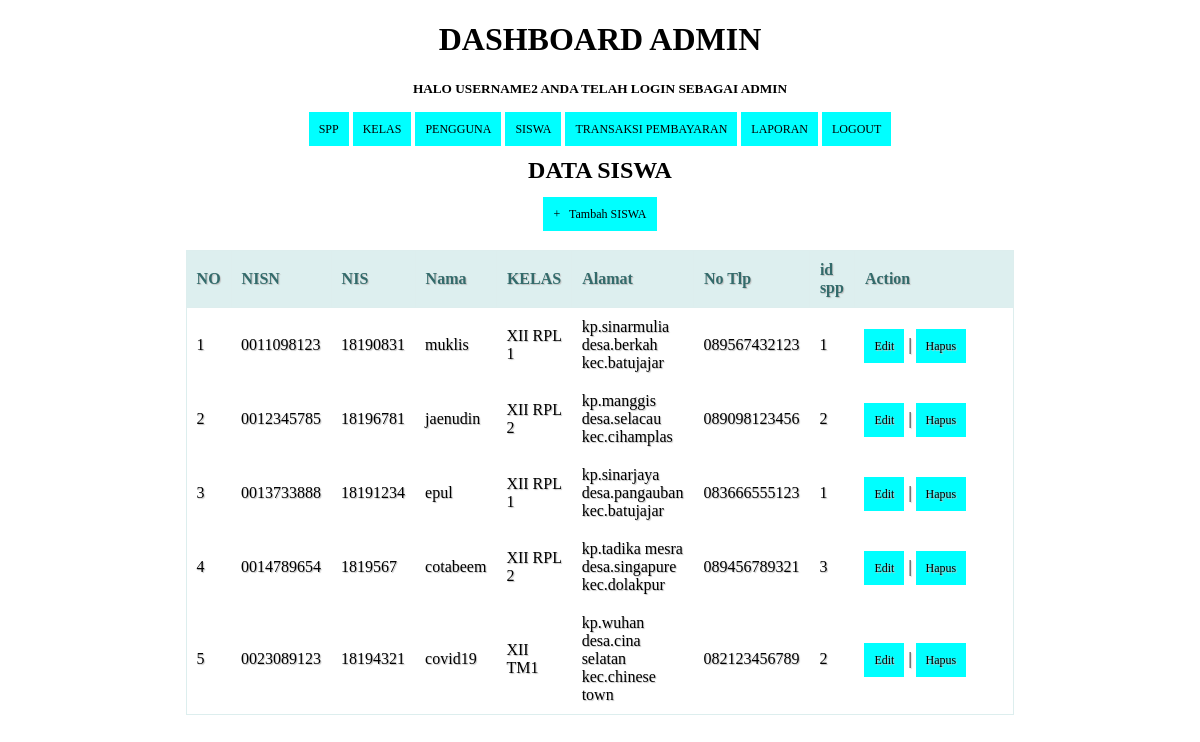
The app's page /siswa.php (signed in) with its own data.
### tables this page shows
CREATE TABLE `siswa` (
  `nisn` char(10) NOT NULL,
  `nis` char(8) NOT NULL,
  `nama` varchar(35) NOT NULL,
  `id_kelas` int(11) NOT NULL,
  `alamat` text NOT NULL,
  `no_tlp` varchar(13) NOT NULL,
  `id_spp` int(11) NOT NULL
);

CREATE TABLE `kelas` (
  `id_kelas` int(11) NOT NULL,
  `nama_kelas` varchar(10) NOT NULL,
  `kompetensi_keahlian` varchar(50) NOT NULL
);

CREATE TABLE `spp` (
  `id_spp` int(11) NOT NULL,
  `tahun` int(11) NOT NULL,
  `nominal` int(11) NOT NULL
);

### siswa.php (the view, shortened to what this page needs)
<!DOCTYPE html>
<html>
  <head>
  </head>
<body>
	<?php
  include ('header.php');
?>
    <center><h2>DATA SISWA</h2><center>
    <center><a href="tambah_siswa.php">+ &nbsp; Tambah SISWA</a><center>
    <br/>
    <table>
      <thead>
        <tr>
		<th>NO</th>
          <th>NISN</th>
          <th>NIS</th>
		  <th>Nama</th>
		  <th>KELAS</th>
		  <th>Alamat</th>
		  <th>No Tlp</th>
		  <th>id spp</th>
          <th>Action</th>
        </tr>
    </thead>
    <tbody>
      <?php
      $query = "SELECT * FROM siswa,kelas,spp where siswa.id_kelas=kelas.id_kelas AND siswa.id_spp=spp.id_spp ORDER BY nisn ASC";
      $result = mysqli_query($koneksi, $query);
      $no = 1;
      while($row = mysqli_fetch_assoc($result))
      {
      ?>
       <tr>
          <td><?php echo $no; ?></td>
          <td><?php echo $row['nisn']; ?></td>
          <td><?php echo $row['nis']; ?></td>
		  <td><?php echo $row['nama']; ?></td>
		  <td><?php echo $row['nama_kelas']; ?></td>
		  <td><?php echo $row['alamat']; ?></td>
		  <td><?php echo $row['no_tlp']; ?></td>
      <td><?php echo $row['id_spp']; ?></td>
          <td width="150px">
              <a href="edit_siswa.php?id=<?php echo $row['nisn']; ?>">Edit</a> |
              <a href="proses_hapussiswa.php?id=<?php echo $row['nisn']; ?>" onClick="return confirm('Anda yakin akan menghapus data ini?')">Hapus</a>
          </td>
      </tr>
      <?php
        $no++;
      }
      ?>
    </tbody>
    </table>
</body>
</html>

### header.php (shortened to what this page needs)
<!DOCTYPE html>
<html>
  <head>
  </head>
<body>
	<?php
	if($_SESSION['level']=="admin"){
	?>
	<h1 align="center">DASHBOARD ADMIN</h1>
	<p align="center"><h5 align="center">Halo <b><?php echo $_SESSION['username']; ?></b> Anda telah login sebagai <b><?php echo $_SESSION['level']; ?></h5></b></p>
  <p align="center"><a href="spp.php">SPP</a>
	<a href="kelas.php">KELAS</a>
	<a href="petugas.php">PENGGUNA</a>
	<a href="siswa.php">SISWA</a>
	<a href="pembayaran.php">TRANSAKSI PEMBAYARAN</a>
	<a href="laporan.php">LAPORAN</a>
  <a href="logout.php">LOGOUT</a> </p>
<?php
}
	?>
</body>
</html>

### siswa.php (style rules this page uses)
* { font-family: "Trebuchet MS"; }
h1 { text-transform: uppercase; color: black; }
h2 { text-transform: uppercase; color: black; }
h5 { text-transform: uppercase; color:#999999; }
table { border: crimson 1px #DC143C; border-collapse: collapse; border-spacing: 0; width: 70%; margin: 10px auto 10px auto; }
table thead th { background-color: #DC143C; border: crimson 1px #DC143C; color: #336B6B; padding: 10px; text-align: left; text-shadow: 1px 1px 1px #DC143C; text-decoration: none; }
table tbody td { border: crimson 1px #DC143C; color: #333; padding: 10px; text-shadow: 1px 1px 1px #DC143C; }
a { background-color: crimson; color: #DC143C; padding: 10px; text-decoration: none; font-size: 12px; }

### header.php (style rules this page uses)
* { font-family: "Trebuchet MS"; }
h1 { text-transform: uppercase; color: black; }
h5 { text-transform: uppercase; color:#000000; }
table { border: solid 1px #DDEEEE; border-collapse: collapse; border-spacing: 0; width: 70%; margin: 10px auto 10px auto; }
table thead th { background-color: #DDEFEF; border: solid 1px #DDEEEE; color: #336B6B; padding: 10px; text-align: left; text-shadow: 1px 1px 1px #C0C0C0; text-decoration: none; }
table tbody td { border: black 1px #DDEEEE; color: #000000 ; padding: 10px; text-shadow: 1px 1px 1px #C0C0C0; }
a { background-color: aqua; color: #000000; padding: 10px; text-decoration: none; font-size: 12px; }

### records on screen
siswa: nisn "0011098123", nis "18190831", nama "muklis", id_kelas.nama_kelas "XII RPL 1", alamat "kp.sinarmulia desa.berkah kec.batujajar", no_tlp "089567432123", id_spp.id_spp "1"
siswa: nisn "0012345785", nis "18196781", nama "jaenudin", id_kelas.nama_kelas "XII RPL 2", alamat "kp.manggis desa.selacau kec.cihamplas", no_tlp "089098123456", id_spp.id_spp "2"
siswa: nisn "0013733888", nis "18191234", nama "epul", id_kelas.nama_kelas "XII RPL 1", alamat "kp.sinarjaya desa.pangauban kec.batujajar", no_tlp "083666555123", id_spp.id_spp "1"
siswa: nisn "0014789654", nis "1819567", nama "cotabeem", id_kelas.nama_kelas "XII RPL 2", alamat "kp.tadika mesra desa.singapure kec.dolakpur", no_tlp "089456789321", id_spp.id_spp "3"
siswa: nisn "0023089123", nis "18194321", nama "covid19", id_kelas.nama_kelas "XII TM1", alamat "kp.wuhan desa.cina selatan kec.chinese town", no_tlp "082123456789", id_spp.id_spp "2"

### other values on screen
$_SESSION['username'] "USERNAME2"
$_SESSION['level'] "ADMIN"
